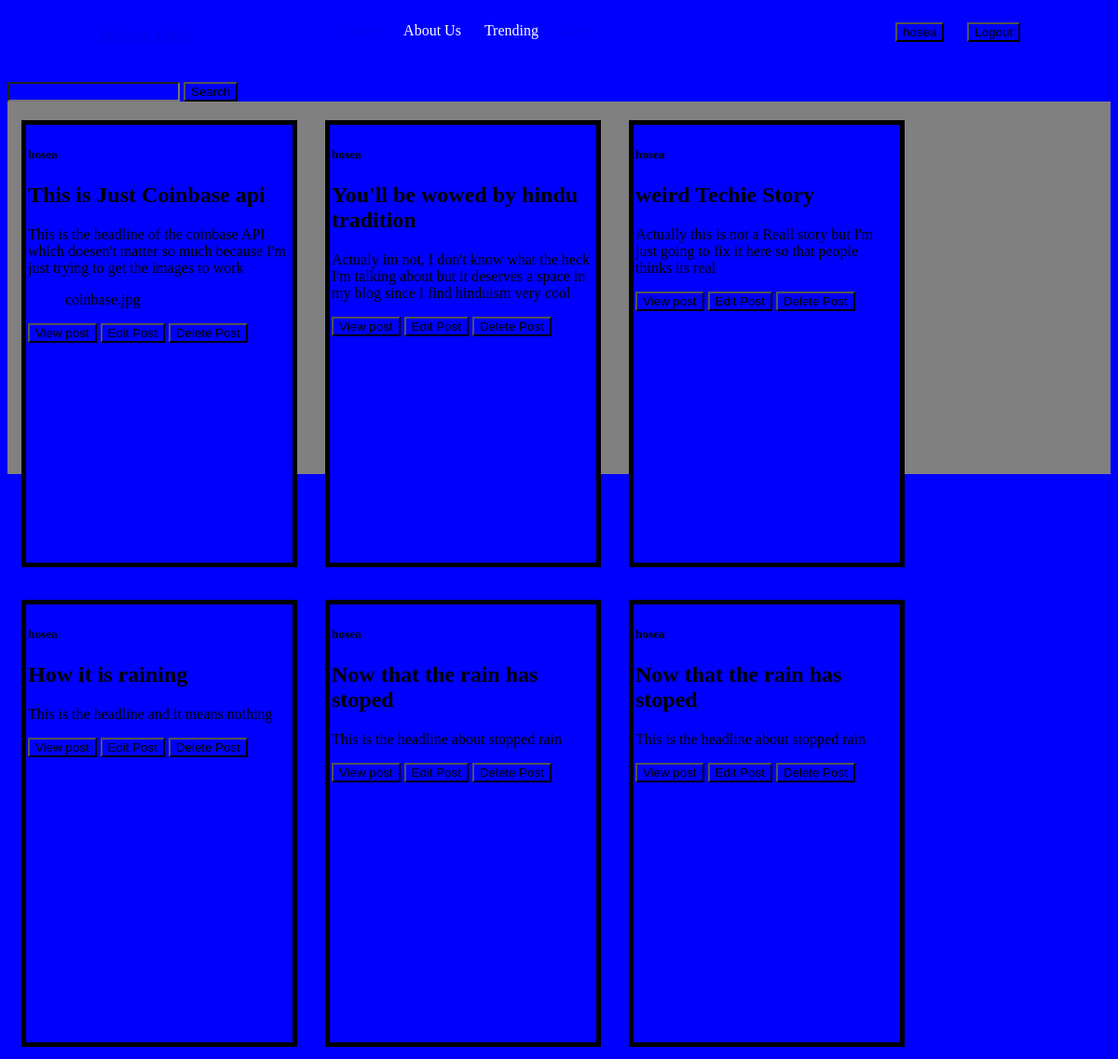
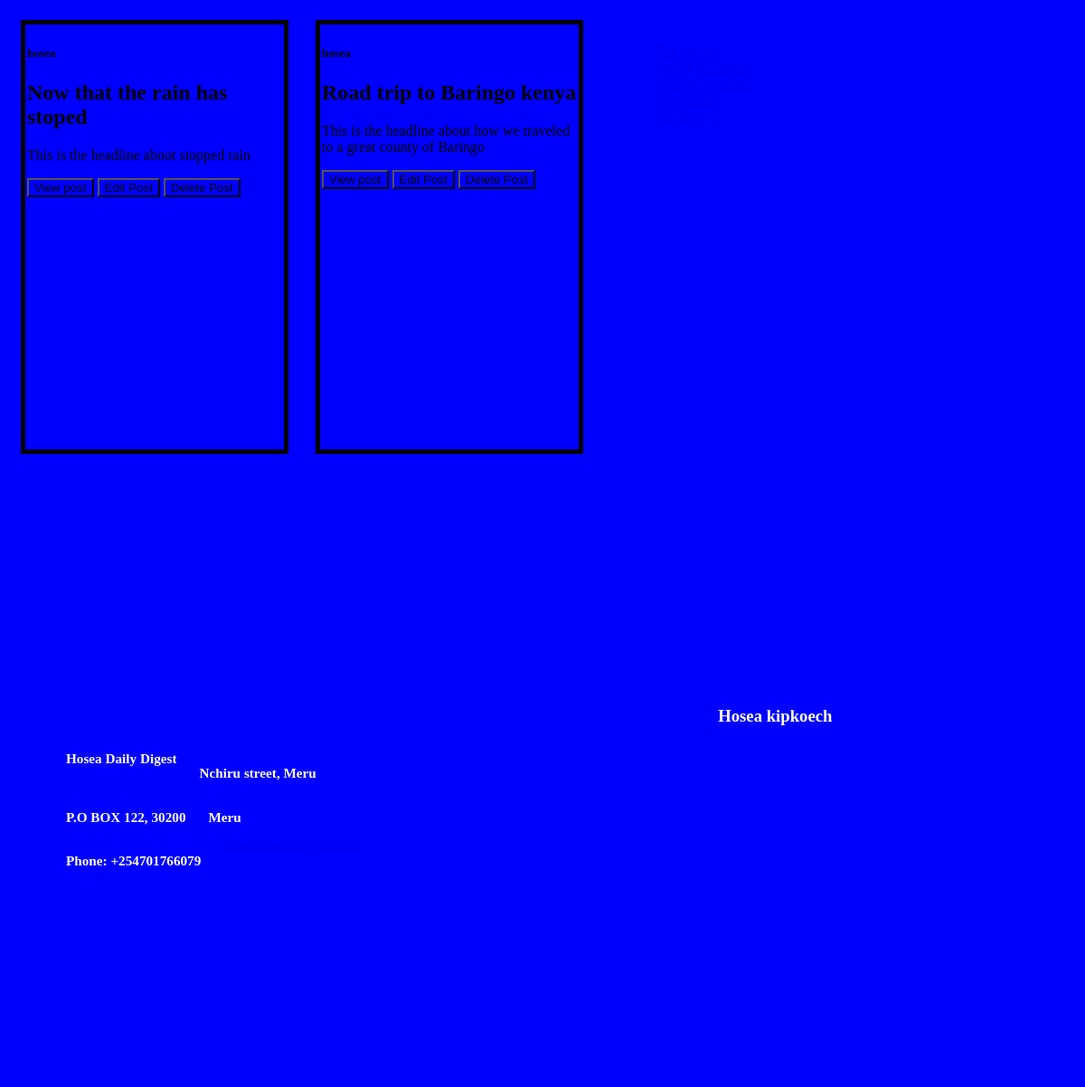
The page /post (signed in) on the database its author committed (2 pictures, top to bottom).
### web/models.py (models this page shows, shortened)
class posts(models.Model):
    user=models.ForeignKey(User, on_delete=models.CASCADE, blank=True, null=True)
    image=models.ImageField(null=True, blank=True,)
    title=models.CharField(max_length=200,)
    date_posted=models.DateTimeField(auto_now=datetime.now())
    post_id=models.IntegerField(null=True, blank=True,)
    headline=models.TextField(max_length=200, null=False, default="This is the headline")
    full_story=models.TextField(max_length=1500, null=False, blank=False, default=headline)

### web/views.py (the view)
# urls.py: path("post", Post.as_view(), name="posts" ),
class Post(ListView):
    model=posts
    context_object_name='post'
    template_name='web/posts.html'
    def get_context_data(self, **kwargs):
        context= super().get_context_data(**kwargs)
        context['post']=context["post"].filter(user=self.request.user)
        search_input=self.request.GET.get('search-area') or ''
        if search_input:
            context["post"]=context["post"].filter(title__icontains=search_input)
        return context

### templates/web/posts.html (shortened to what this page needs)
{% extends 'web/index.html' %}
{% load static %}
{% block body%}
    <section>
        <form method="get">
            <input type="text" name="search-area" id="" value="{{search_input}}">
            <button value="search" type="submit">Search</button>
        </form>
    </section>
{% for data in post%}
    <section class="post-all" style="width: 25%;
    height: 60%;
    border: 5px solid black;
    float: left;
    margin: 15px;
    padding: 2px;
    margin-top: 20px;" >
        <h5>{{data.user}}</h5>
        <h1>{{data.title}}</h1>
        <p>{{data.headline}}</p>
        <figure>
            {{data.image}}
        </figure>
        <a href="{% url 'details' data.id %}"><button>View post</button></a>
        <a href="{% url 'edit_post' data.id %}"><button>Edit Post</button></a>
        <a href="{% url 'delete_post' data.id %}"><button>Delete Post</button></a>
    </section>
{% endfor %}
{% endblock %}

### templates/web/index.html (shortened to what this page needs)
<!DOCTYPE html>
{% load static %}
<html lang="en">
<head>
    <link rel="stylesheet" type="text/css" href="{% static 'css/style.css' %}">
</head>
<body>
    <nav>
        <section class="one">
           <a href="{% url 'Index' %}"><h1>Techies Daily</h1></a>
        </section>
        <section class="two">
            <ul>
                <a href="{% url 'Index' %}"><li>Home</li></a>
                <li>About Us</li>
                <li>Trending</li>
                <a href="{% url 'posts' %}"><li>Blog</li></a>
            </ul>
        </section>
        <section class="three">
            {% if request.user.is_authenticated %}
                <ul>
                    <li><button>{{request.user}}</button></li>
                    <li><a href="{% url 'logout' %}"><button>Logout</button></a></li>
                </ul>
            {% else %}
                <ul>
                    <li><button>Sign-Up</button> </li>
                    <li><a href="{% url 'login' %}"><button>Login</button></a> </li>
                </ul>
            {% endif %}
        </section>
    </nav>
    {% block body %}{% endblock %}
    <section class="footer">
        <section class="footer-one" style="padding-top: 30px;">
            <ul>
                <li>
                    <a href="#">Top stories</a>
                </li> <br>
                <li>
                    <a href="#">Fans Favourites</a>
                </li> <br>
                <li>
                    <a href="#">Tech bros corner</a>
                </li> <br>
                <li>
                    <a href="#">Jus a Link</a>
                </li> <br>
                <li>
                    <a href="#">Anada wan</a>
                </li><br>
            </ul>
        </section>
        <section class="footer-two">
            <section class="upper-middle"></section>
            <section class="lower-middle">
                <h3>Hosea kipkoech</h3>
            </section>
        </section>
        <section class="footer-three">
            <ul>
                <li><h1>Hosea Daily Digest</h1> </li><br>
                <li><h1>Nchiru street, Meru</h1></li> <br>
                <li><h1>P.O BOX 122, 30200</h1></li> <br>
                <li><h1>Meru</h1></li><br>
                <li><h1>Phone: +254701766079</h1></li>
                <li><a href="mailto:hoseakipkoech22@gmail.com">hoseakipkoech22@mail.com</a></li>
            </ul>
        </section>
    </section>
</body>
</html>

### static/css/style.css (style rules this page uses)
* { background-color: blue; }

### templates/web/index.html (style rules this page uses)
* { box-sizing: border-box; }
html, body { height: 100%; box-sizing: inherit; box-sizing: border-box; }
nav { height: 10%; width: 100%; background-color: gray; color: white; }
.one { width: 25%; height: 100%; float: left; text-align: center; font-style: italic; font-weight: bolder; }
.two { height: 100%; width: 50%; float: left; }
.three { height: 100%; width: 25%; float: right; }
li { list-style: none; float: left; padding-left: 25px; gap: 10px; }
.footer { height: 50%; width: 100%; background-color: gray; color: white; }
.footer-one { width: 33.3333%; height: 100%; float: left; }
.footer-one li { display: table-row; }
.footer-two { width: 33.3333%; height: 100%; float: left; }
.footer-three { width: 33.3333%; height: 100%; float: left; text-align: center; font-size: small; }
.upper-middle { height: 90%; width: 100%; }
.lower-middle { height: 10%; width: 100%; text-align: center; padding-bottom: 10px; }

### rows shown on the page
posts: user "hosea", title "This is Just Coinbase api", headline "This is the headline of the coinbase API which doesen't matter so much because I'm just trying to get the images to work", image "coinbase.jpg"
posts: user "hosea", title "You'll be wowed by hindu tradition", headline "Actualy im not, I don't know what the heck I'm talking about but it deserves a space in my blog since I find hinduism very cool"
posts: user "hosea", title "weird Techie Story", headline "Actually this is not a Reall story but I'm just going to fix it here so that people thinks its real"
posts: user "hosea", title "How it is raining", headline "This is the headline and it means nothing"
posts: user "hosea", title "Now that the rain has stoped", headline "This is the headline about stopped rain"
posts: user "hosea", title "Now that the rain has stoped", headline "This is the headline about stopped rain"
posts: user "hosea", title "Now that the rain has stoped", headline "This is the headline about stopped rain"
posts: user "hosea", title "Road trip to Baringo kenya", headline "This is the headline about how we traveled to a great county of Baringo"

### other values the page prints
{{ request.user }} "hosea"
